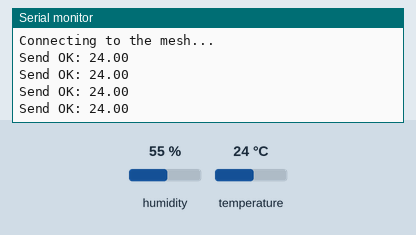
Simulated run of this sketch. Board: Arduino Uno, built with avr-gcc and run on an emulated ATmega328P. Shown: the last lines printed to the serial monitor. The test bench sets the inputs (shaded band); at power-on: temperature 24 °C, humidity 55 %.

Above: at 4.8 s.
4.9 s: temperature set to 12 °C
At 7.8 s:
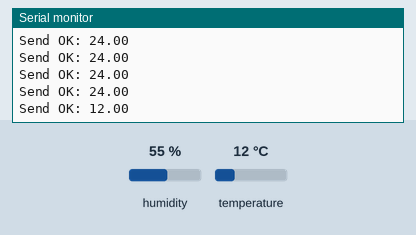
8.9 s: temperature set to 19 °C
At 9.7 s:
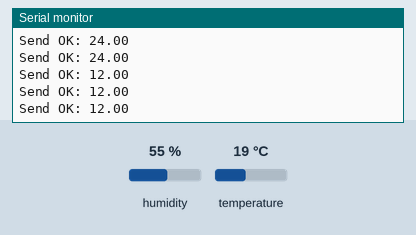
Timing chart, 0 to 11.9 s (numbered marks = the images above; inputs shaded):
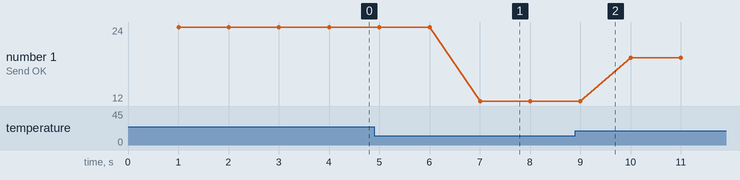

The sketch:

uno_temp.ino
```cpp
#include "RF24.h"
#include "RF24Network.h"
#include "RF24Mesh.h"
#include <SPI.h>
//#include <printf.h>
#include <DHT.h>

#define DHTPIN 2     // what pin we're connected to
#define DHTTYPE DHT22   // DHT 22  (AM2302)
DHT dht(DHTPIN, DHTTYPE);

/**** Configure the nrf24l01 CE and CS pins ****/
RF24 radio(7, 8);
RF24Network network(radio);
RF24Mesh mesh(radio, network);

#define nodeID 1

uint32_t displayTimer = 0;
float t = 0;

struct payload_temp {
  float t;
};

struct payload_accel {
  uint16_t xyz;
};

void setup() {

  Serial.begin(115200);
  //printf_begin();
  dht.begin();
  // Set the nodeID manually
  mesh.setNodeID(nodeID);
  // Connect to the mesh
  Serial.println(F("Connecting to the mesh..."));
  mesh.begin();
}


void loop() {

  mesh.update();

  // Send to the master node every second
  if (millis() - displayTimer >= 1000) {
    displayTimer = millis();
    t = dht.readTemperature();

    // Send an 'M' type message containing the current millis()
    if (!mesh.write(&t, 'T', sizeof(t))) {

      // If a write fails, check connectivity to the mesh network
      if ( ! mesh.checkConnection() ) {
        //refresh the network address
        Serial.println("Renewing Address");
        if(!mesh.renewAddress()){
          //If address renewal fails, reconfigure the radio and restart the mesh
          //This allows recovery from most if not all radio errors
          mesh.begin();
        }
      } else {
        Serial.println("Send fail, Test OK");
      }
    } else {
      Serial.print("Send OK: "); Serial.println(t);
    }
  }

  while (network.available()) {
    RF24NetworkHeader header;
     network.peek(header);
      payload_temp payload_t;
      payload_accel payload_a;
      switch(header.type){
      case 'T': network.read(header, &payload_t, sizeof(payload_t));
      case 'X': network.read(header, &payload_a, sizeof(payload_a));
      case 'Y': network.read(header, &payload_a, sizeof(payload_a));
      case 'Z': network.read(header, &payload_a, sizeof(payload_a));
      default: network.read(header,0,0); Serial.println(header.type);break;
      }
  }
}
```

Measured:
- after the input at 4.9 s, the serial monitor: prints a new line after 2.1 s (image 1)
- plotted number 1: 24 → 12 after the input at 4.9 s, 12 → 19 after the input at 8.9 s
